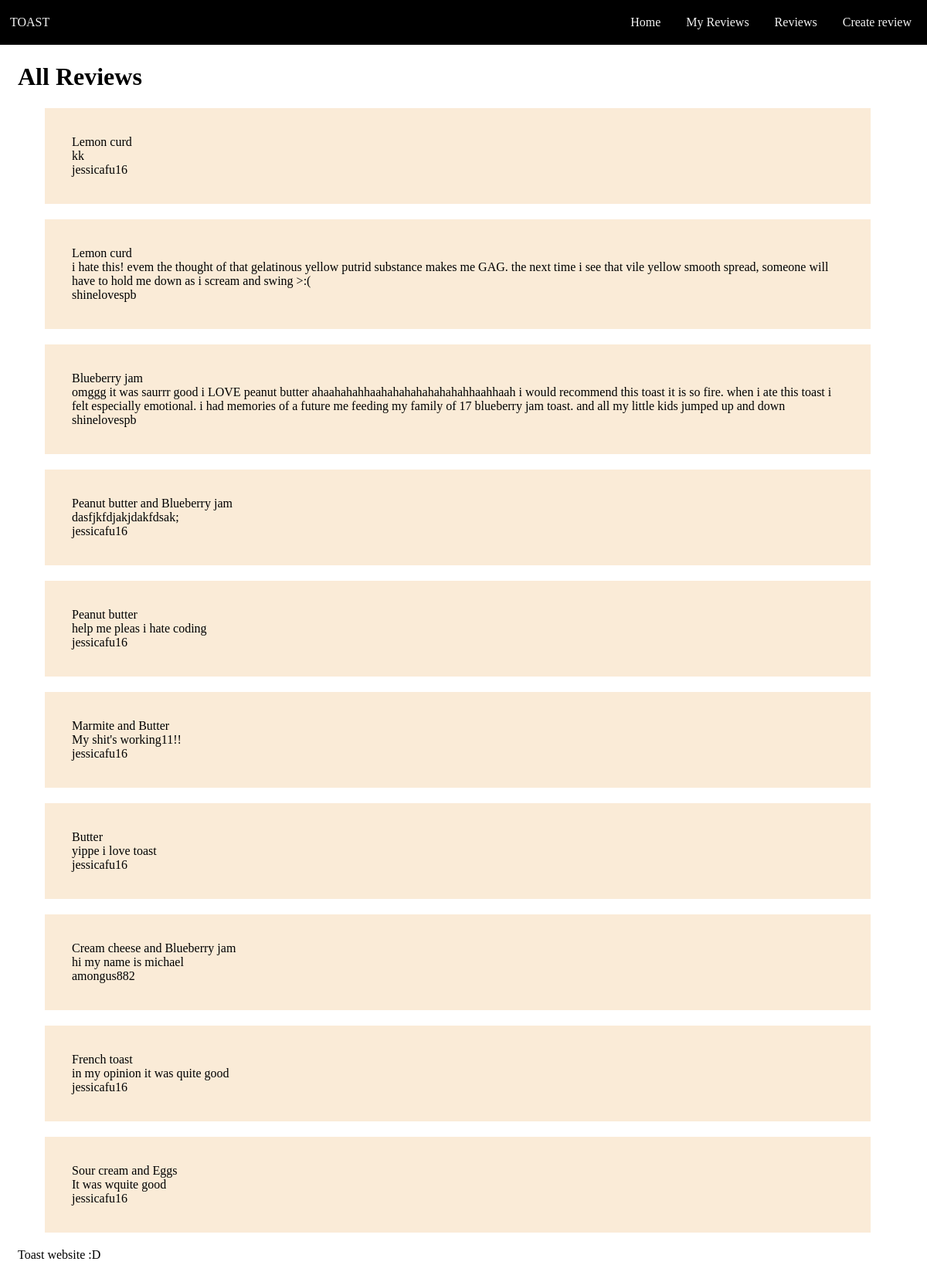
The app's page /reviews with its own data.
### tables this page shows
CREATE TABLE Reviews (id INTEGER PRIMARY KEY AUTOINCREMENT, user_id INTEGER REFERENCES Users (id), review TEXT NOT NULL, toast_id, approval INTEGER);

CREATE TABLE Toast (id INTEGER PRIMARY KEY AUTOINCREMENT, description TEXT NOT NULL);

CREATE TABLE Users (id INTEGER PRIMARY KEY AUTOINCREMENT, username TEXT UNIQUE NOT NULL, password TEXT NOT NULL);

### routes.py (the view)
@app.route('/reviews')
def show_all_reviews():
    query = "SELECT description, review, username FROM Reviews as r JOIN Toast as t ON r.toast_id = t.id JOIN Users as u ON r.user_id = u.id and approval = 1"
    reviews = reversed(sql_queries(query, 1))
    return render_template("reviews.html", reviews=reviews)

### routes.py (called while the page is built)
def sql_queries(query, option, data=None):
    connection = sqlite3.connect('toast.db')
    cursor = connection.cursor()
    if data:
        cursor.execute(query, data)
    else:
        cursor.execute(query)
    if option == 0:
        result = cursor.fetchone()
        return result
    elif option == 1:
        result = cursor.fetchall()
        return result
    else:
        connection.commit()
    connection.close()

### templates/reviews.html
{% extends 'layout.html' %}
{% block h1 -%}All Reviews{%- endblock %}
{% block main -%}
<div class="gridContainer">
    {% for review in reviews %}
    <div class="gridItem">
        {{ review[0] }}
        <br>
        {{ review[1] }}
        <br>
        {{review[2]}}
    </div>
    {% endfor %}
</div>
{%- endblock %}

### static/style.css (style rules this page uses)
body { word-wrap: break-word; padding:15px; }
div { background-color: #000000; padding-right: 94.7%; position: fixed; top: 0; left: 0; right: 0; width: 100%; z-index: 100; }
div.gridContainer { z-index:0; background-color:transparent; padding-right:15px; position:relative; top:auto; left:auto; right:auto; width:auto; margin:15px; }
.gridItem { z-index:0; background-color:antiquewhite; margin:20px; position: relative; top: auto; left:auto; right:auto; width:auto; padding:35px; }

### records on screen
Reviews: description "Lemon curd", review "kk", username "jessicafu16"
Reviews: description "Lemon curd", review "i hate this! evem the thought of that gelatinous yellow putrid substance makes me GAG. the next time i see that vile yellow smooth spread, someone will have to hold me down as i scream and swing >:(", username "shinelovespb"
Reviews: description "Blueberry jam", review "omggg it was saurrr good i LOVE peanut butter ahaahahahhaahahahahahahahahhaahhaah i would recommend this toast it is so fire. when i ate this toast i felt especially emotional. i had memories of a future me feeding my family of 17 blueberry jam toast. and all my little kids jumped up and down", username "shinelovespb"
Reviews: description "Peanut butter and Blueberry jam", review "dasfjkfdjakjdakfdsak;", username "jessicafu16"
Reviews: description "Peanut butter", review "help me pleas i hate coding", username "jessicafu16"
Reviews: description "Marmite and Butter", review "My shit's working11!!", username "jessicafu16"
Reviews: description "Butter", review "yippe i love toast", username "jessicafu16"
Reviews: description "Cream cheese and Blueberry jam", review "hi my name is michael", username "amongus882"
Reviews: description "French toast", review "in my opinion it was quite good", username "jessicafu16"
Reviews: description "Sour cream and Eggs", review "It was wquite good", username "jessicafu16"
